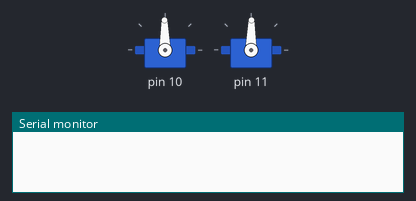
The sketch below on a simulated Arduino Uno, built with avr-gcc and run on an emulated ATmega328P. Shown: 2 × servo, the last lines printed to the serial monitor.

Above: at 0.05 s.
At 2.0 s:
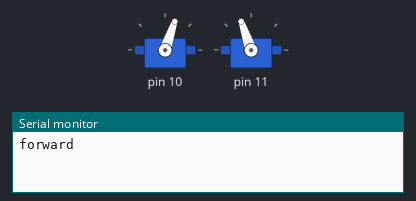
At 4.0 s:
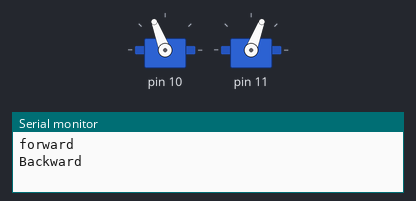
Timing chart, 0 to 11.7 s (numbered marks = the images above):
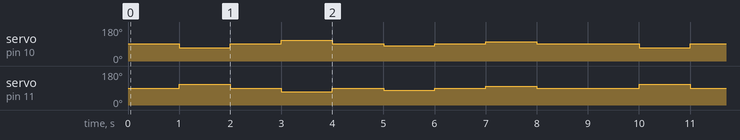

The sketch:

Rover_Base_Tester1.ino
```cpp
#include <Servo.h>
#include <Rover.h>

Rover* rover;

void setup()
{
  Serial.begin(9600);

  rover = new Rover();
  rover->init(10,91,11,89);
  rover->debugOff();

}

void loop()
{
  rover->stop(1000);

  Serial.println("forward");
  rover->go(20,1000);
  rover->stop(1000);

  Serial.println("Backward");
  rover->go(-20,1000);
  rover->stop(1000);

  Serial.println("Turn left");
  rover->turn(LEFT_TURN,10,1000);
  rover->stop(1000);

  Serial.println("Turn right");
  rover->turn(RIGHT_TURN,10,1000);
  rover->stop(1000);
}
```

Measured:
- by itself, servo on pin 10: repeats every 9.0 s: 91° 1.0 s, 111° 1.0 s, 91° 1.0 s, 81° 1.0 s, 91° 1.0 s, 101° 1.0 s, 91° 2.0 s, 71° 1.0 s
- by itself, servo on pin 11: repeats every 9.0 s: 89° 1.0 s, 69° 1.0 s, 89° 1.0 s, 79° 1.0 s, 89° 1.0 s, 99° 1.0 s, 89° 2.0 s, 109° 1.0 s
